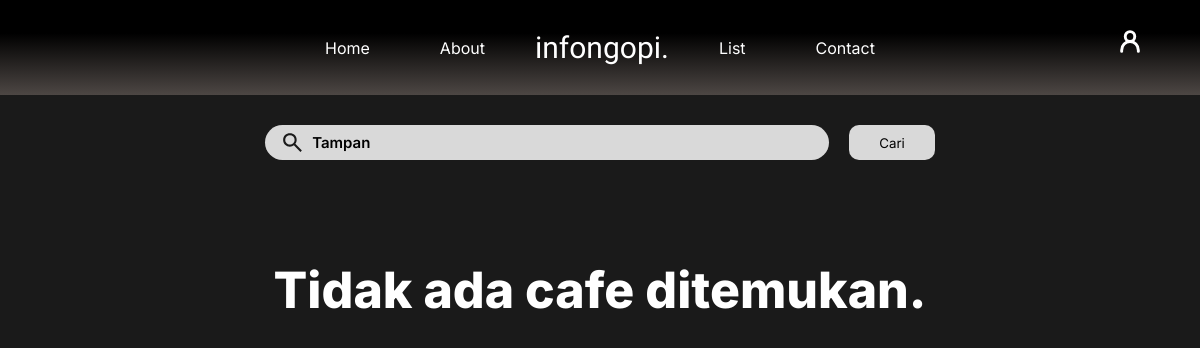
Before: /pages/cafe.php?cari=Tampan (signed in) with the older database file.
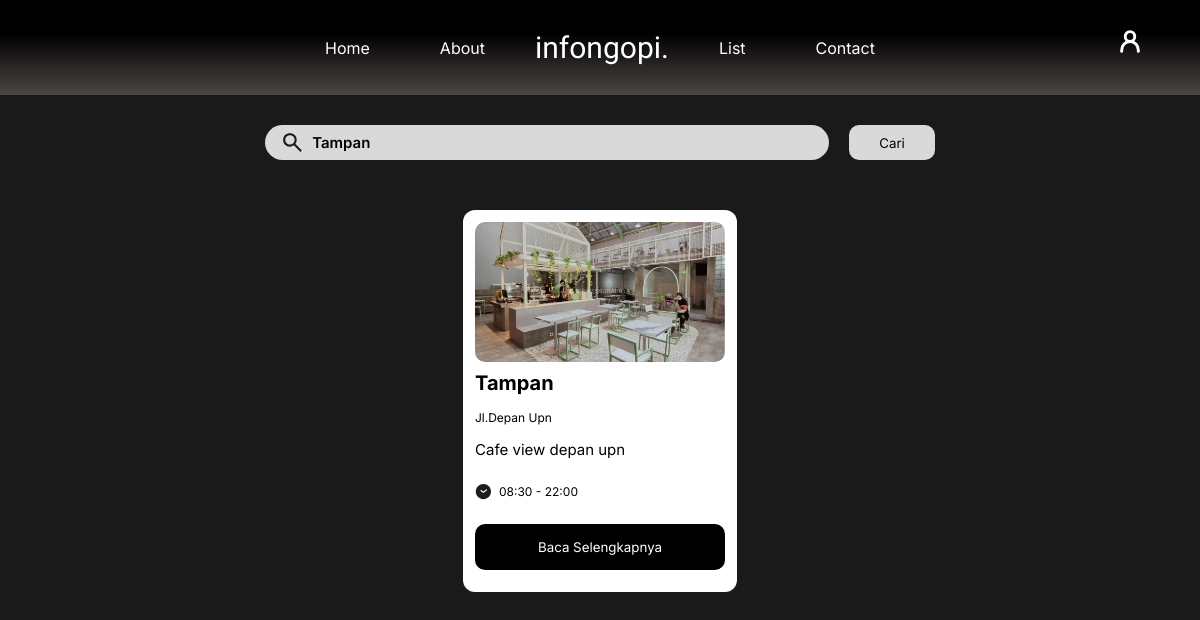
After: the same page with the newer database file.
### tables this page shows
CREATE TABLE `cafe` (
  `id` varchar(255) NOT NULL,
  `nama` varchar(255) NOT NULL,
  `foto` varchar(255) DEFAULT NULL,
  `lokasi` varchar(255) NOT NULL,
  `deskripsi` mediumtext,
  `pro` text,
  `cons` text,
  `jam_buka` varchar(255) NOT NULL,
  `jam_tutup` varchar(255) NOT NULL
);

### pages/cafe.php (the view, shortened to what this page needs)
<?php
include "../db/koneksi.php";
?>
<!DOCTYPE html>
<html lang="en">
<head>
    <link rel="stylesheet" href="./style/cafe.css">
</head>
<body>
    <div class="navbar">
        <ul class="menu">
            <li><a href="../index.php">Home</a></li>
            <li><a href="./about.php">About</a></li>
            <li class="logo"><a href="../index.php">infongopi.</a></li>
            <li><a href="">List</a></li>
            <li><a href="#">Contact</a></li>
        </ul>
        <img class="profile" src="../public/assets/profile-icon.svg" alt="profile">
    </div>
    <form action="" method="GET" class="search-container">
        <div class="search">
            <img src="../public/assets/search-icon.svg" alt="seach-icon">
            <input type="text" name="cari" placeholder="Masukkan lokasi daerah anda" value="<?php echo htmlspecialchars($_GET['cari'] ?? '', ENT_QUOTES); ?>">
        </div>
        <button type="submit" class="cari">Cari</button>
    </form>
    <div class="cafe-container">
    <?php
    if(isset($_GET['cari'])){
        $cafe2 = "SELECT * FROM cafe WHERE nama LIKE '%" . $conn->real_escape_string($_GET['cari']) . "%'";
        $res = $conn->query($cafe2);
        if ($res->num_rows > 0) {
            while ($row = mysqli_fetch_assoc($res)) {
                echo '
        <div class="cafe">
            <div class="cafe-img">
                <img src="../public/cafe/' . htmlspecialchars($row['foto'] ?? "placeholder.jpg") . '" alt="cafe">
            </div>
            <div class="cafe-desc">
                <h2>' . htmlspecialchars($row['nama']) . '</h2>
                <p>' . htmlspecialchars($row['lokasi']) . '</p>
                <p>' . htmlspecialchars($row['deskripsi']) . '</p>
                <div class="time-container">
                    <img src="../public/assets/time.svg" alt="clock">
                    <p>' . htmlspecialchars($row['jam_buka']) . ' - ' . htmlspecialchars($row['jam_tutup']) . '</p>
                </div>
                <button>
                    Baca Selengkapnya
                </button>
            </div>
        </div>';
            }
        } else {
            echo '<p class="tidak">Tidak ada cafe ditemukan.</p>';
        }
    }
    ?>
    </div>
</body>
</html>

### pages/style/cafe.css (style rules this page uses)
body { margin: 0px; background-color: #1A1A1A; overflow-y: auto; }
.navbar { display: flex; justify-content: center; padding: 30px 20px; position: relative; background: rgb(77,71,68); background: linear-gradient(0deg, rgba(77,71,68,1) 0%, rgba(0,0,0,1) 65%, rgba(0,0,0,1) 100%); }
.navbar .menu { display: flex; align-items: center; list-style-type: none; margin: 0; padding: 0; gap: 10px; }
.navbar .menu li { margin: 0 10px; }
.navbar .menu li a { color: white; text-decoration: none; padding: 10px 20px; font-family: "Inter"; }
.navbar .menu .logo a { font-size: 30px; text-align: center; padding: 0; font-family: "Italiana"; }
.profile { position: absolute; width: 20px; right: 60px; }
.search-container { width: 100%; display: flex; flex-direction: row; justify-content: center; margin: 30px 0px; }
.search { display: flex; align-items: center; background-color: #D9D9D9; padding: 5px 15px; border-radius: 50px; }
.search img { width: 25px; }
.search input { width: 500px; margin-left: 5px; font-weight: 600; font-size: 15px; background-color: transparent; outline: none; border: none; font-family: "Inter"; }
.cafe { width: 250px; padding: 12px; background-color: white; border-radius: 12px; }
.cafe-img img { border-radius: 10px; width: 100%; height:140px; object-fit: cover; }
.cafe h2 { font-size: 20px; font-family: "Inter"; }
.cafe p { margin: 10px 0px; font-size: 12px; font-family: "Inter"; }
.cafe p:nth-child(2) { margin: 15px 0px; }
.cafe p:nth-child(3) { font-size: 15px; }
.time-container { display: flex; gap: 7px; font-family: "Inter"; align-items: center; }
h2 { margin: 5px 0px; }
.cafe button { font-family: "Inter"; margin: 10px 0px; background-color: black; color: white; border-radius: 10px; padding: 15px 0px; width: 100%; border: 0px solid transparent; cursor: pointer; }
.cafe-container { margin: 50px 0px; display: flex; align-items: center; justify-content: center; flex-wrap: wrap; gap: 50px; }
.cari { margin-left: 20px; padding: 0px 30px; border-radius: 10px; border: 0px solid transparent; background-color: #D9D9D9; font-family: "Inter"; }
.tidak { font-family: 'Inter'; color: white; font-weight: 800; font-size: 50px; }

Changed rows visible on the page:
added cafe: nama "Tampan", lokasi "Jl.Depan Upn", deskripsi "Cafe view depan upn", jam_buka "08:30", jam_tutup "22:00"
Other visible differences:
text no longer shown: "Tidak ada cafe ditemukan."
